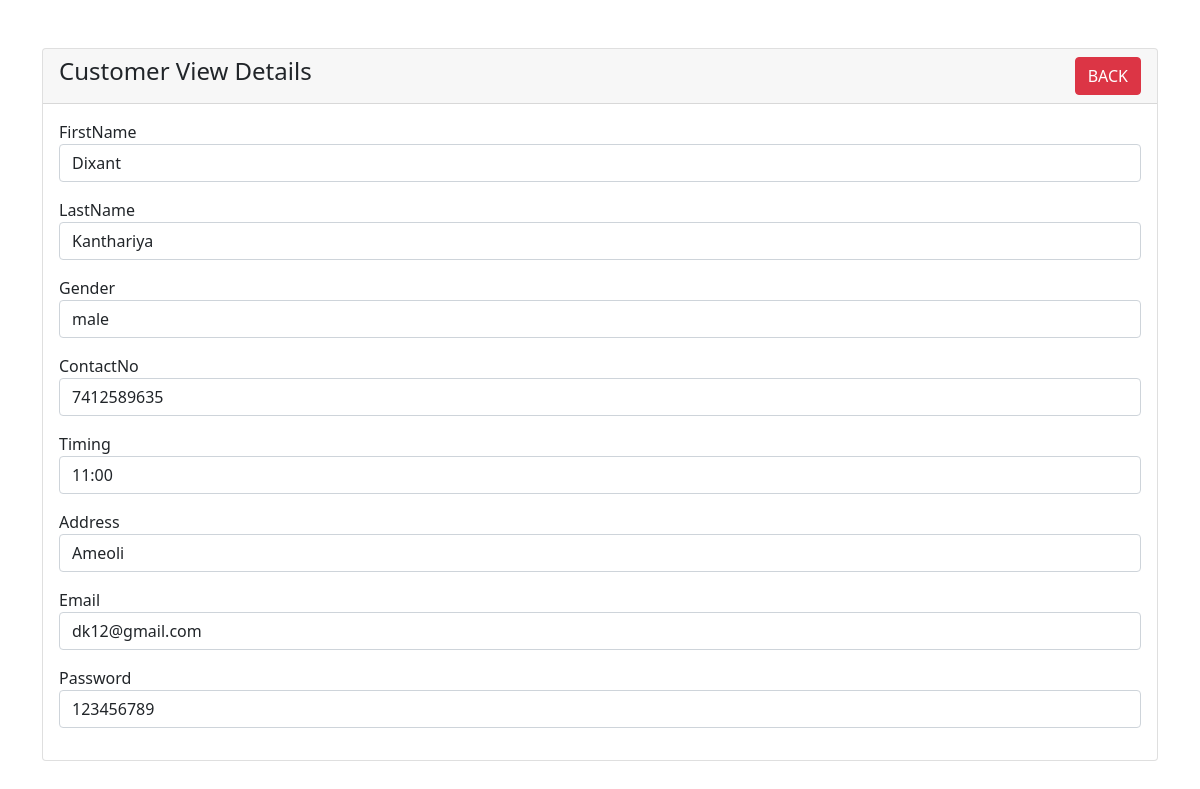
Page /view.php?id=11 on the committed database.
### tables this page shows
CREATE TABLE `cust` (
  `id` int(191) NOT NULL,
  `fname` varchar(191) NOT NULL,
  `lname` varchar(191) NOT NULL,
  `gender` varchar(191) NOT NULL,
  `no` varchar(191) NOT NULL,
  `time` varchar(191) NOT NULL,
  `address` varchar(191) NOT NULL,
  `email` varchar(191) NOT NULL,
  `password` varchar(191) NOT NULL
);

### view.php (the view, shortened to what this page needs)
<?php
require 'dbcon.php';
?>
<!doctype html>
<html lang="en">
  <head>
    <link href="https://cdn.jsdelivr.net/npm/bootstrap@5.1.3/dist/css/bootstrap.min.css" rel="stylesheet">
</head>
<body>
    <div class="container mt-5">
        <div class="row">
            <div class="col-md-12">
                <div class="card">
                    <div class="card-header">
                        <h4>Customer View Details
                            <a href="index.php" class="btn btn-danger float-end">BACK</a>
                        </h4>
                    </div>
                    <div class="card-body">
                        <?php
                        if(isset($_GET['id']))
                        {
                            $cust_id = mysqli_real_escape_string($con, $_GET['id']);
                            $query = "SELECT * FROM cust WHERE id='$cust_id' ";
                            $query_run = mysqli_query($con, $query);
                            if(mysqli_num_rows($query_run) > 0)
                            {
                                $customer = mysqli_fetch_array($query_run);
                                ?>
                                    <div class="mb-3">
                                        <label>FirstName</label>
                                        <p class="form-control">
                                            <?=$customer['fname'];?>
                                        </p>
                                    </div>
                                    <div class="mb-3">
                                        <label>LastName</label>
                                        <p class="form-control">
                                            <?=$customer['lname'];?>
                                        </p>
                                    </div>
                                    <div class="mb-3">
                                        <label>Gender</label>
                                        <p class="form-control">
                                            <?=$customer['gender'];?>
                                        </p>
                                    </div>
                                    <div class="mb-3">
                                        <label>ContactNo</label>
                                        <p class="form-control">
                                            <?=$customer['no'];?>
                                        </p>
                                    </div>
                                    <div class="mb-3">
                                        <label>Timing</label>
                                        <p class="form-control">
                                            <?=$customer['time'];?>
                                        </p>
                                    </div>
                                    <div class="mb-3">
                                        <label>Address</label>
                                        <p class="form-control">
                                            <?=$customer['address'];?>
                                        </p>
                                    </div>
                                    <div class="mb-3">
                                        <label>Email</label>
                                        <p class="form-control">
                                            <?=$customer['email'];?>
                                        </p>
                                    </div>
                                    <div class="mb-3">
                                        <label>Password</label>
                                        <p class="form-control">
                                            <?=$customer['password'];?>
                                        </p>
                                    </div>
                                <?php
                            }
                            else
                            {
                                echo "<h4>No Such Id Found</h4>";
                            }
                        }
                        ?>
                    </div>
                </div>
            </div>
        </div>
    </div>
</body>
</html>

### rows in the picture
cust: fname "Dixant", lname "Kanthariya", gender "male", no "7412589635", time "11:00", address "Ameoli", email "dk12@gmail.com", password "123456789"
